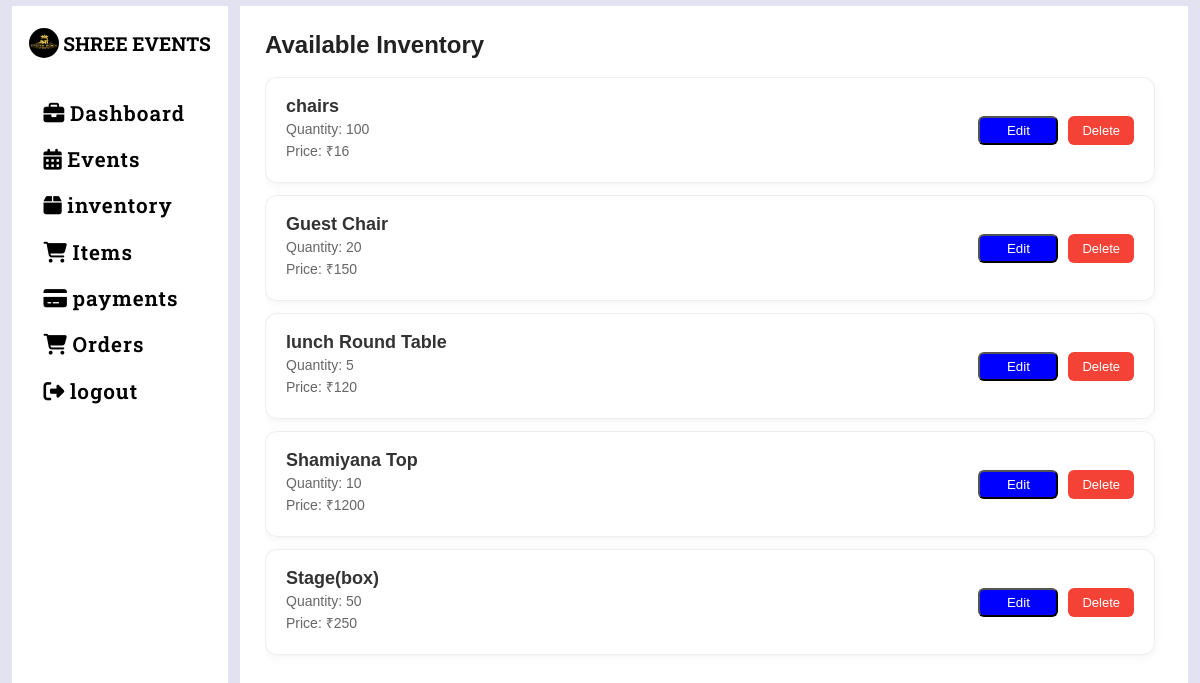
The app's page /items (signed in) with its own data.
### tables this page shows
CREATE TABLE inventory(item_id INTEGER PRIMARY KEY AUTOINCREMENT,
                   item_name TEXT UNIQUE NOT NULL,
                   item_quantity INTEGER NOT NULL,
                   item_price INTEGER NOT NULL);

### items.py (the view)
@items_app.route('/items',methods=['GET','POST'])
def items_fn():
    if 'user' in session:
        inventories=get_inventory()
        return render_template('items.html',inventories=inventories)
    else:
        return redirect(url_for('home'))

### database.py (called while the page is built)
def get_connection():
    con=sqlite3.connect("database.db",timeout=30,check_same_thread=False)
    return con

def get_inventory(event_date=None):
    con=get_connection()
    cursor=con.cursor()
    if event_date:
        cursor.execute("""
            SELECT
                i.item_id,
                i.item_name,
                i.item_quantity - COALESCE(SUM(CASE
                    WHEN a.event_date = ? THEN a.quantity
                    ELSE 0
                END), 0) AS available_quantity,
                i.item_price
            FROM inventory i
            LEFT JOIN allocation a ON i.item_id = a.item_id
            GROUP BY i.item_id, i.item_name, i.item_quantity, i.item_price
        """, (event_date,))
    else:
        cursor.execute("SELECT item_id, item_name, item_quantity, item_price FROM inventory")
    inven_data=cursor.fetchall()
    con.close()
    return inven_data

### templates/items.html (shortened to what this page needs)
{% extends "base.html" %}
{% block content %}
<div class="inventory-wrapper">
  <h2 class="page-title">Available Inventory</h2>
  <div class="inventory-container">
    {% if inventories %}
    {% for item in inventories %}
    <div class="inventory-card">
      <div class="inventory-info">
        <h3>{{ item[1] }}</h3>
        <p>Quantity: {{ item[2] }}</p>
        <p>Price: ₹{{ item[3] }}</p>
      </div>
      <div class="inventory-actions">
        <button class="edit-item-btn"
                data-id="{{ item[0] }}"
                data-name="{{ item[1] }}"
                data-qty="{{ item[2] }}"
                data-price="{{ item[3] }}">Edit</button>
        <a href="{{url_for('items.delete_item',item_id=item[0])}}" class="delete-btn"
           onclick="return confirm('Are you sure?')">Delete</a>
      </div>
    </div>
    {% endfor %}
    {% else %}
    <div class="no-inventory">
      <p style="font-size: 22px; color: #666;">No Items Added😥</p>
    </div>
    {% endif %}
  </div>
</div>
{% endblock %}

### static/main.css (style rules this page uses)
* { box-sizing: border-box; margin: 0; padding: 0; }
.inventory-wrapper { height: 100vh; padding: 25px; display: flex; flex-direction: column; background: #ffffff; font-family: Arial, sans-serif; }
.page-title { font-size: 24px; font-weight: 600; margin-bottom: 18px; color: #222; }
.inventory-container { flex: 1; overflow-y: auto; padding-right: 8px; scroll-behavior: smooth; }
.inventory-card { display: flex; justify-content: space-between; align-items: center; background: #ffffff; padding: 18px 20px; margin-bottom: 12px; border-radius: 12px; border: 1px solid #eee; box-shadow: 0 2px 10px rgba(0, 0, 0, 0.05); transition: all 0.2s ease-in-out; }
.inventory-info h3 { margin: 0; font-size: 18px; font-weight: 600; color: #333; }
.inventory-info p { margin: 4px 0; font-size: 14px; color: #666; }
.inventory-actions { display: flex; gap: 10px; }
.inventory-actions a { text-decoration: none; padding: 7px 14px; border-radius: 6px; font-size: 13px; font-weight: 500; transition: 0.2s ease; }
.delete-btn { background: #f44336; color: white; }
.edit-item-btn { background-color: blue; color: white; width: 80px; border-radius: 6px; }

### records on screen
inventory: item_name "chairs", item_quantity "100", item_price "16"
inventory: item_name "Guest Chair", item_quantity "20", item_price "150"
inventory: item_name "lunch Round Table", item_quantity "5", item_price "120"
inventory: item_name "Shamiyana Top", item_quantity "10", item_price "1200"
inventory: item_name "Stage(box)", item_quantity "50", item_price "250"
